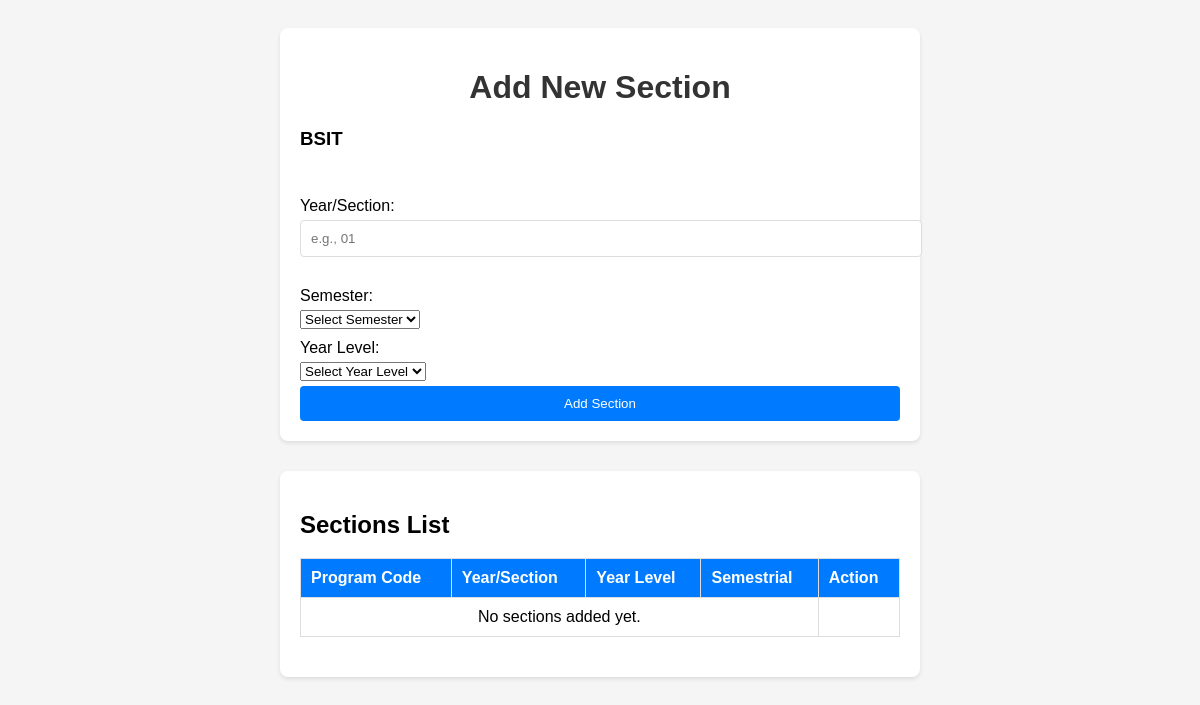
/frame/sections.php?department=BSIT, run on an earlier commit of the app's database.
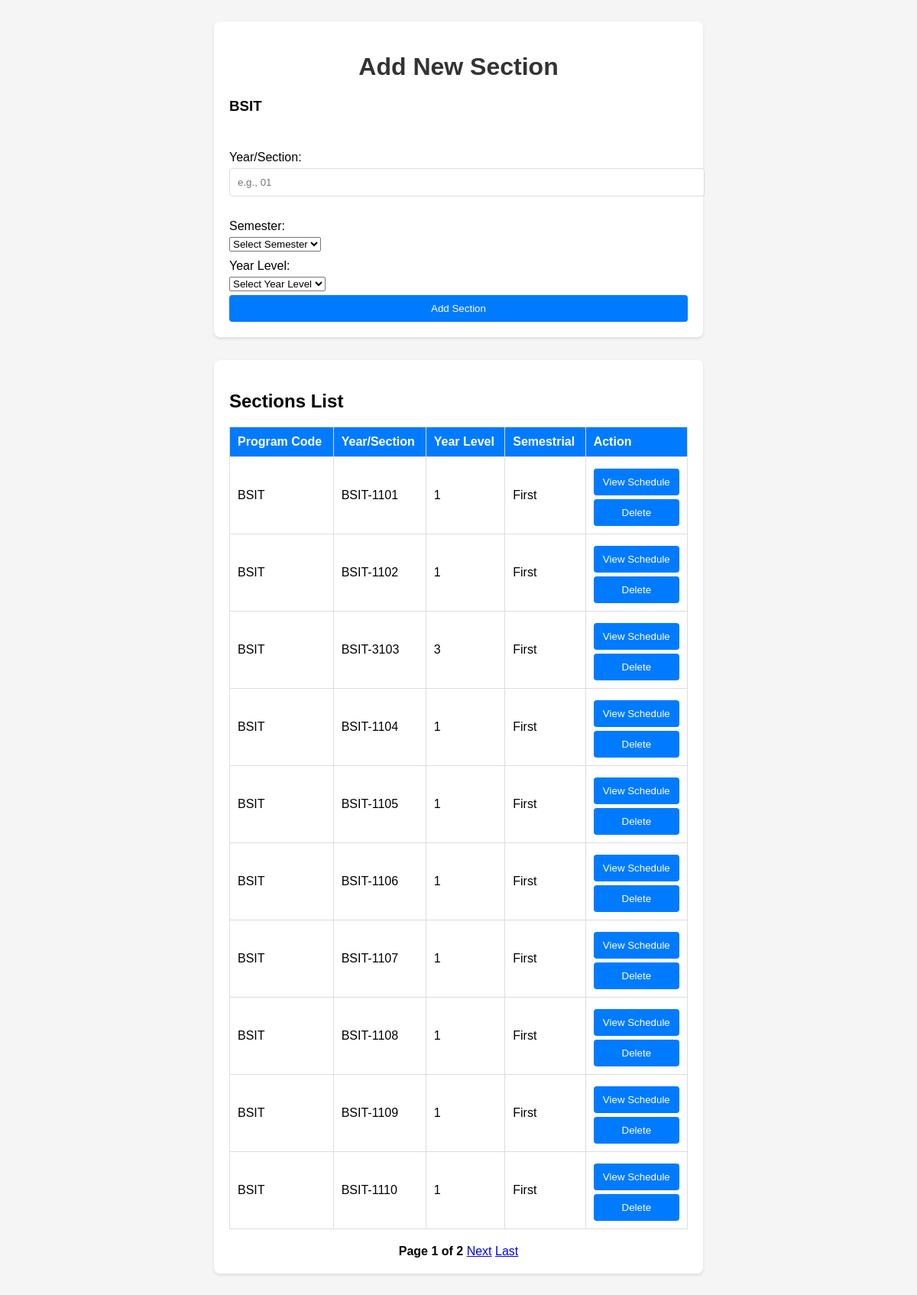
And on a later commit of the database.
### tables this page shows
CREATE TABLE `sections` (
  `section_id` int(11) NOT NULL,
  `program_code` varchar(50) NOT NULL,
  `year_level` int(11) NOT NULL,
  `section_name` varchar(10) NOT NULL,
  `semester` varchar(255) DEFAULT NULL
);

### back/sections.php (called while the page is built, shortened)
<?php
include_once "../connections/connection.php";
$dep = isset($_GET['department']) ? htmlspecialchars($_GET['department']) : '';
try {
    $stmt = $pdo->prepare("
        SELECT * FROM sections
        WHERE program_code = :department
        ORDER BY section_id DESC
    ");
    $stmt->bindParam(':department', $dep);
    $stmt->execute();
    $sections = $stmt->fetchAll(PDO::FETCH_ASSOC);
} catch (PDOException $e) {
    $sections = [];
}

### frame/sections.php (the view, shortened to what this page needs)
<?php
include_once "../back/sections.php";
$dep = isset($_GET['department']) ? htmlspecialchars($_GET['department']) : '';
$role = isset($_GET['role']) ? htmlspecialchars($_GET['role']) : '';
$limit = 10;
$page = isset($_GET['page']) && is_numeric($_GET['page']) ? (int)$_GET['page'] : 1;
$offset = ($page - 1) * $limit;
try {
    $countStmt = $pdo->prepare("SELECT COUNT(*) FROM sections WHERE program_code = :department");
    $countStmt->bindParam(':department', $dep);
    $countStmt->execute();
    $totalRecords = $countStmt->fetchColumn();
    $totalPages = ceil($totalRecords / $limit);
    $stmt = $pdo->prepare("
        SELECT * FROM sections
        WHERE program_code = :department
        ORDER BY section_id ASC
        LIMIT :limit OFFSET :offset
    ");
    $stmt->bindParam(':department', $dep);
    $stmt->bindParam(':limit', $limit, PDO::PARAM_INT);
    $stmt->bindParam(':offset', $offset, PDO::PARAM_INT);
    $stmt->execute();
    $sections = $stmt->fetchAll(PDO::FETCH_ASSOC);
} catch (PDOException $e) {
    $sections = [];
}
?>
<!DOCTYPE html>
<html lang="en">
<head>
</head>
<body>
<div class="container">
    <h1>Add New Section</h1>
    <form action="../back/sections.php?role=<?php echo $role?>&department=<?php echo $dep?>&action=add_section" method="POST">
        <h3><?php echo $dep?></h3> <br>
        <label for="year_section">Year/Section:</label>
        <input type="text" id="year_section" name="section_name" required placeholder="e.g., 01">
        <label for="semester">Semester:</label>
        <select id="semester" name="semestrial" required>
            <option value="">Select Semester</option>
        </select>
        <label for="year_level">Year Level:</label>
        <select id="year_level" name="year_level" required>
            <option value="">Select Year Level</option>
        </select>
        <button type="submit">Add Section</button>
    </form>
</div>
<div class="container table-container">
    <h2>Sections List</h2>
    <table>
        <tr>
            <th>Program Code</th>
            <th>Year/Section</th>
            <th>Year Level</th>
            <th>Semestrial</th>
            <th>Action</th>
        </tr>
        <?php if (!empty($sections)) : ?>
            <?php foreach ($sections as $section) : ?>
                <tr>
                    <td><?php echo htmlspecialchars($section['program_code']); ?></td>
                    <td><?php echo htmlspecialchars($section['section_name']); ?></td>
                    <td><?php echo htmlspecialchars($section['year_level']); ?></td>
                    <td><?php echo htmlspecialchars($section['semester']); ?></td>
                    <td>
                        <button onclick="window.location.href='manual_scheduling.php?section_id=<?php echo urlencode($section['section_id']); ?>&department=<?php echo urlencode($section['program_code']); ?>'">View Schedule</button>
                    <form method="post" action="../back/sections.php?action=delete&role=<?php echo $role?>&department=<?php echo $dep?>">
                        <button onclick="window.location.href='sections.php?department=<?php echo urlencode($section['program_code']); ?>&role=<?php echo  $_GET['role']?>'">Delete</button>
                    </form>
                    </td>
                </tr>
            <?php endforeach; ?>
        <?php else : ?>
            <tr>
                <td colspan="4" style="text-align:center;">No sections added yet.</td>
            </tr>
        <?php endif; ?>
    </table>
    <div style="text-align:center; margin-top:20px;">
        <?php if ($totalPages > 1) : ?>
            <strong>Page <?php echo $page; ?> of <?php echo $totalPages; ?></strong>
            <?php if ($page < $totalPages) : ?>
                <a href="?role=<?php echo $role; ?>&department=<?php echo $dep; ?>&page=<?php echo ($page + 1); ?>">Next</a>
                <a href="?role=<?php echo $role; ?>&department=<?php echo $dep; ?>&page=<?php echo $totalPages; ?>">Last</a>
            <?php endif; ?>
        <?php endif; ?>
    </div>
</div>
</body>
</html>

What changed in the data, as far as the page shows it:
added sections: program_code "BSIT", section_name "BSIT-1101", year_level "1", semester "First"
added sections: program_code "BSIT", section_name "BSIT-1102", year_level "1", semester "First"
added sections: program_code "BSIT", section_name "BSIT-3103", year_level "3", semester "First"
added sections: program_code "BSIT", section_name "BSIT-1104", year_level "1", semester "First"
added sections: program_code "BSIT", section_name "BSIT-1105", year_level "1", semester "First"
added sections: program_code "BSIT", section_name "BSIT-1106", year_level "1", semester "First"
added sections: program_code "BSIT", section_name "BSIT-1107", year_level "1", semester "First"
added sections: program_code "BSIT", section_name "BSIT-1108", year_level "1", semester "First"
added sections: program_code "BSIT", section_name "BSIT-1109", year_level "1", semester "First"
added sections: program_code "BSIT", section_name "BSIT-1110", year_level "1", semester "First"
Also different on the page:
$page: (not shown) → "1"
$totalPages: (not shown) → "2"
text no longer shown: "No sections added yet."
text now shown: "Page of Next Last"
